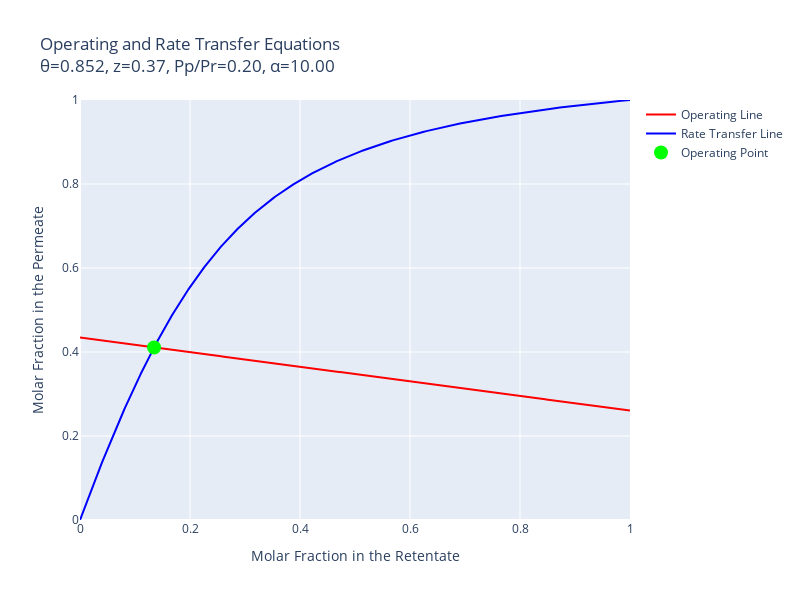

Notebook code cell kept with this figure:
### Code cell
import numpy as np
from scipy.optimize import fsolve
import plotly.graph_objects as go
from ipywidgets import interactive
import ipywidgets as widgets
from IPython.display import display

# Create output widget to hold the plot
output = widgets.Output()

# Display the output widget once
display(output)

def plot_with_update(**kwargs):
    # Clear previous output
    output.clear_output(wait=False)
    
    # Display new plot inside the output widget
    with output:
        plot_function(**kwargs)


def plot_function(theta, z, Pp_Pr, alpha):
    def equations(vars):
        x, y = vars
        eq1 = ((theta - 1) / theta) * x + (z / theta) - y
        eq2 = y * (1 + Pp_Pr * (1-y) * (alpha - 1)) / (alpha - (alpha - 1) * y) - x
        return [eq1, eq2]

    x_set, y_set = fsolve(equations, (0.15, 0.85))

    N = 500  # Number of points for plotting

    # Operating Line
    x_op = np.linspace(0, 1, N)
    y_op = ((theta - 1) / theta) * x_op + (z / theta)

    # Rate Transfer Line
    y_rt = np.linspace(0, 1, N)
    x_rt = y_rt * (1 + Pp_Pr * (1-y_rt) * (alpha - 1)) / (alpha - (alpha - 1) * y_rt)

    fig = go.Figure()

    fig.add_trace(go.Scatter(x=x_op, y=y_op, mode='lines', name='Operating Line', line=dict(color='red')))
    fig.add_trace(go.Scatter(x=x_rt, y=y_rt, mode='lines', name='Rate Transfer Line', line=dict(color='blue')))
    fig.add_trace(go.Scatter(x=[x_set], y=[y_set], mode='markers', name='Operating Point', 
                             marker=dict(color='lime', size=14)))

    fig.update_layout(
        title=f'Operating and Rate Transfer Equations<br>θ={theta:.3f}, z={z:.2f}, Pp/Pr={Pp_Pr:.2f}, α={alpha:.2f}',
        xaxis_title='Molar Fraction in the Retentate',
        yaxis_title='Molar Fraction in the Permeate',
        xaxis=dict(range=[0, 1]),
        yaxis=dict(range=[0, 1]),
        width=800,
        height=600
    )

    #print(f"Operating point -> x = {x_set:.4f}, y = {y_set:.4f}")
    
    fig.show()

# Create sliders
theta_slider = widgets.FloatSlider(value=0.5, min=0.001, max=0.99, step=0.001, description='$\\theta$ ')
z_slider = widgets.FloatSlider(value=0.5, min=0, max=1, step=0.01, description='$z$ ')
Pp_Pr_slider = widgets.FloatSlider(value=0.1, min=0.001, max=1, step=0.001, description='$P_p/P_r$ ')
alpha_slider = widgets.FloatSlider(value=10, min=1, max=200, step=1, description='$\\alpha$ ')

# Create and display interactive plot
# Create interactive widget with the update function
interactive_plot = interactive(plot_with_update, 
                             theta=theta_slider, 
                             z=z_slider, 
                             Pp_Pr=Pp_Pr_slider, 
                             alpha=alpha_slider)
display(interactive_plot)

### Figure 1 — Plotly figure (JSON) as saved in the notebook; plotly's stock layout.template omitted (floating-point values rounded to 4 significant figures; data arrays with more than 128 entries replaced by an {"elided": "..."} marker saying what was removed)
{"data": [{"line": {"color": "red"}, "mode": "lines", "name": "Operating Line", "type": "scatter", "x": {"elided": "500 float values"}, "y": {"elided": "500 float values"}}, {"line": {"color": "blue"}, "mode": "lines", "name": "Rate Transfer Line", "type": "scatter", "x": {"elided": "500 float values"}, "y": {"elided": "500 float values"}}, {"marker": {"color": "lime", "size": 14}, "mode": "markers", "name": "Operating Point", "type": "scatter", "x": [0.1347], "y": [0.4109]}], "layout": {"height": 600, "title": {"text": "Operating and Rate Transfer Equations<br>θ=0.852, z=0.37, Pp/Pr=0.20, α=10.00"}, "width": 800, "xaxis": {"range": [0, 1], "title": {"text": "Molar Fraction in the Retentate"}}, "yaxis": {"range": [0, 1], "title": {"text": "Molar Fraction in the Permeate"}}}}
